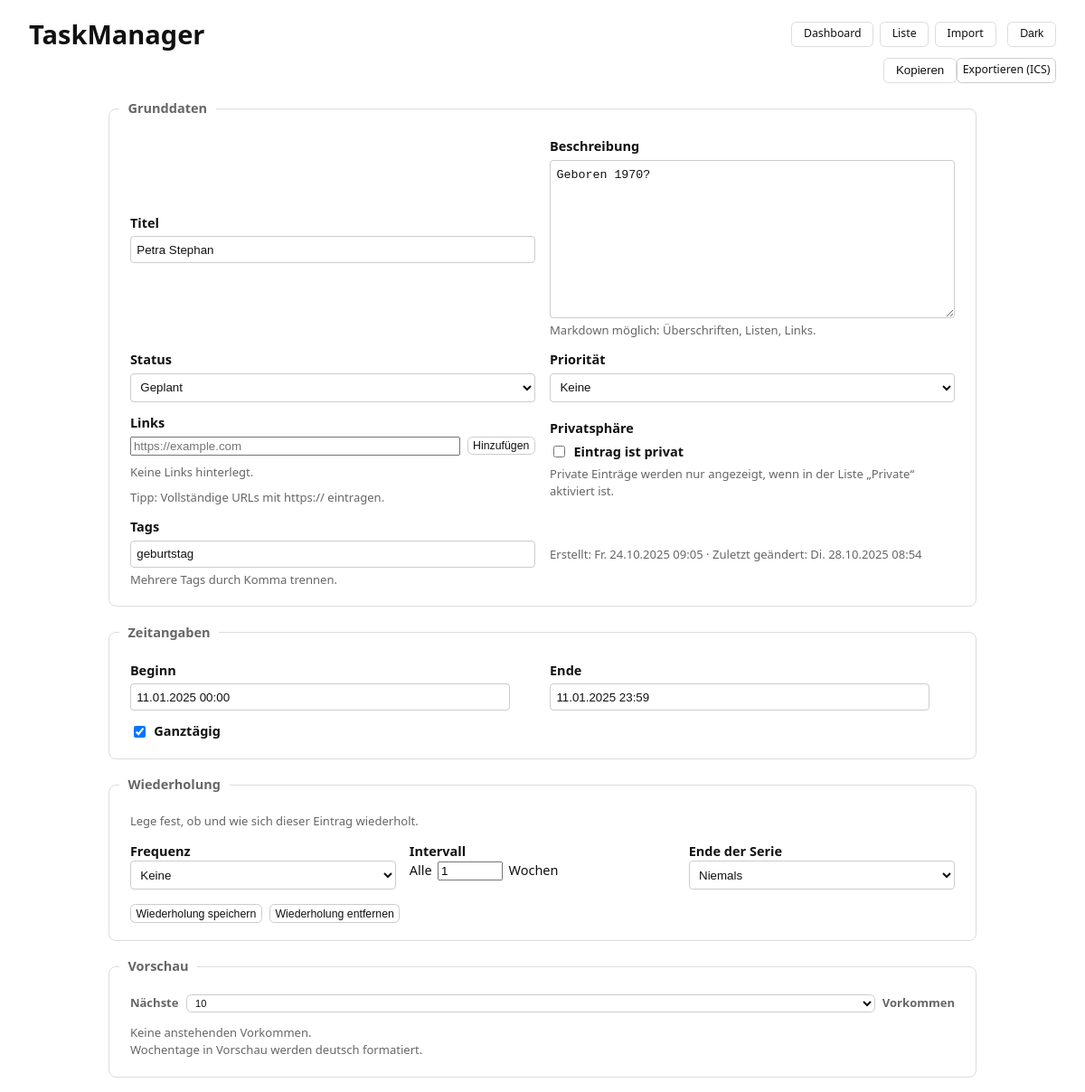
The app's page /items/9274a3dd-20fc-4a4a-9708-a2e546ae6d5e/edit with its own data.
### tables this page shows
CREATE TABLE "items" (
	"id"	TEXT,
	"type"	TEXT NOT NULL CHECK("type" IN ('task', 'appointment', 'event', 'reminder')),
	"name"	TEXT NOT NULL,
	"description"	TEXT,
	"status_key"	TEXT NOT NULL,
	"is_private"	INTEGER NOT NULL DEFAULT 0,
	"tags"	TEXT,
	"links"	TEXT,
	"start_utc"	TEXT,
	"end_utc"	TEXT,
	"due_utc"	TEXT,
	"reminder_utc"	TEXT,
	"is_all_day"	INTEGER DEFAULT 0,
	"rrule_string"	TEXT,
	"exdates"	TEXT,
	"ics_uid"	TEXT,
	"priority"	INTEGER,
	"created_utc"	TEXT,
	"last_modified_utc"	TEXT, task_planned_start_utc TEXT, task_planned_end_utc TEXT,
	PRIMARY KEY("id")
);

### web/server.py (the view)
@app.get("/items/{item_id}/edit", response_class=HTMLResponse)
def edit_item_page(
    item_id: str,
    request: Request,
    repo: DbRepository = Depends(get_repo),
    status=Depends(get_status),
):
    it = repo.get(item_id)
    if not it:
        raise HTTPException(404, "Item nicht gefunden")
    status_options = _status_options_for(status, it.type)
    if not status_options:
        status_options = [(it.status, _status_display(status, it.status))]
    rrule_line = ""
    dtstart_local = ""
    exdates_local = ""
    if getattr(it, "recurrence", None) and it.recurrence.rrule_string:
        for line in it.recurrence.rrule_string.splitlines():
            if line.startswith("DTSTART:"):
                try:
                    dt = datetime.strptime(line.split(":", 1)[1], "%Y%m%dT%H%M%SZ").replace(tzinfo=ZoneInfo("UTC"))
                    dtstart_local = format_local(dt)
                except Exception:
                    pass
            if line.startswith("RRULE:"):
                rrule_line = line.split(":", 1)[1]
    if getattr(it, "recurrence", None) and it.recurrence.exdates_utc:
        exdates_local = ", ".join(format_local(d) for d in it.recurrence.exdates_utc)
    status_color = None
    if hasattr(status, "get_definition"):
        sd = status.get_definition(it.status)
        if sd and getattr(sd, "color_light", None):
            status_color = sd.color_light
    back_qs = urlencode(list(request.query_params.multi_items()))
    resp = templates.TemplateResponse("edit.html", {
        "request": request,
        "it": it,
        "status_options": status_options,
        "dtstart_local": dtstart_local,
        "rrule_line": rrule_line,
        "exdates_local": exdates_local,
        "status_color": status_color,
        "back_qs": back_qs,
    })
    resp.headers["Cache-Control"] = "no-store, no-cache, must-revalidate, max-age=0"
    resp.headers["Pragma"] = "no-cache"
    return resp

### web/templates/edit.html (shortened to what this page needs)
{% extends "base.html" %}
{% block content %}
<div class="edit-actions" style="display:flex; justify-content:flex-end; margin:.25rem 0;">
  <button class="preview-btn"
          hx-post="/items/{{ it.id }}/copy"
          hx-swap="none"
          title="Dieses Item duplizieren">
    Kopieren
  </button>
  <a class="btn btn-xs" href="/export.ics?ids={{ it.id }}" target="_blank" rel="noopener">
    Exportieren (ICS)
    </a>
</div>
<div class="edit-container">
  <fieldset class="card">
    <legend class="card-title">Grunddaten</legend>
    <div class="card-body form-grid">
      <div class="full" style="max-width: 720px;">
        <label for="name">Titel</label>
        <input id="name" type="text" name="name" value="{{ it.name }}" placeholder="Kurzer, prägnanter Titel"
              hx-post="/items/{{ it.id }}/edit" hx-trigger="change delay:300ms"
              hx-include="#name"
              hx-swap="none">
      </div>
      <div class="full" style="max-width: 720px;">
        <label for="description">Beschreibung</label>
        <textarea id="description" name="description" placeholder="Ausführliche Beschreibung, Hinweise, Checkliste… (Markdown unterstützt)"
                  hx-post="/items/{{ it.id }}/edit" hx-trigger="change delay:400ms"
                  hx-include="#description"
                  hx-swap="none" rows="8">{{ it.description | default('') }}</textarea>
        <div class="muted">Markdown möglich: Überschriften, Listen, Links.</div>
      </div>
      <div>
        <label for="status_key">Status</label>
        <select id="status_key" name="status_key"
                hx-post="/items/{{ it.id }}/edit" hx-trigger="change"
                hx-include="#status_key"
                hx-swap="none">
          {% for key, label in status_options %}
            <option value="{{ key }}" {% if key == it.status %}selected{% endif %}>{{ label }}</option>
          {% endfor %}
        </select>
      </div>
      <div>
        <label for="priority">Priorität</label>
        <select id="priority" name="priority"
                hx-post="/items/{{ it.id }}/edit" hx-trigger="change"
                hx-include="#priority"
                hx-swap="none">
          <option value="0" {% if (it.priority or 0) == 0 %}selected{% endif %}>Keine</option>
        </select>
      </div>
      {% include "_links_block.html" with context %}
      <div>
        <label>Privatsphäre</label>
        <label class="inline">
          <input id="is_private" type="checkbox" name="is_private" value="1" {% if it.is_private %}checked{% endif %}
                hx-post="/items/{{ it.id }}/edit" hx-trigger="change"
                hx-include="#is_private"
                hx-swap="none">
          Eintrag ist privat
        </label>
        <div class="muted">Private Einträge werden nur angezeigt, wenn in der Liste „Private“ aktiviert ist.</div>
      </div>
      <div class="full" style="max-width: 720px;">
        <label for="tags">Tags</label>
        <input id="tags" type="text" name="tags" value="{{ (it.tags or []) | join(', ') }}" placeholder="z. B. Arbeit, Dringend"
              hx-post="/items/{{ it.id }}/edit" hx-trigger="change delay:300ms"
              hx-include="#tags"
              hx-swap="none">
        <div class="muted">Mehrere Tags durch Komma trennen.</div>
      </div>
      <div class="full" style="max-width: 720px; margin-top:.25rem;">
        <div class="muted">
          {% if it.created_utc %}
            Erstellt: {{ it.created_utc | format_local_short_weekday_de("%a %d.%m.%Y %H:%M") }}. {{ it.created_utc | format_local("%d.%m.%Y %H:%M") }}
          {% else %}
            Erstellt: –
          {% endif %}
          ·
          {% if it.last_modified_utc %}
            Zuletzt geändert: {{ it.last_modified_utc | format_local_short_weekday_de("%a %d.%m.%Y %H:%M") }}. {{ it.last_modified_utc | format_local("%d.%m.%Y %H:%M") }}
          {% else %}
            Zuletzt geändert: –
          {% endif %}
        </div>
      </div>
    </div>
  </fieldset>
  <fieldset class="card">
    <legend class="card-title">Zeitangaben</legend>
    <div class="card-body form-grid">
      {% if it.type == 'task' %}
        <div style="max-width: 420px;">
          <label for="due">Fällig am</label>
          <input id="due" class="fp-datetime" type="text" name="due" value="{{ it.due_utc | format_local }}"
                 placeholder="dd.mm.yyyy hh:mm"
                 hx-post="/items/{{ it.id }}/due" hx-trigger="change" hx-swap="none">
          <div class="muted">Optionales Fälligkeitsdatum.</div>
        </div>
      {% elif it.type in ('appointment','event') %}
        <div style="max-width: 420px;">
          <label for="start_local">Beginn</label>
          <input id="start_local" class="fp-datetime" type="text" name="start_local" value="{{ it.start_utc | format_local }}"
                 placeholder="dd.mm.yyyy hh:mm"
                 hx-post="/items/{{ it.id }}/start_end" hx-trigger="change"
                 hx-include="[name='start_local']" hx-target="#occ" hx-swap="innerHTML">
        </div>
        <div style="max-width: 420px;">
          <label for="end_local">Ende</label>
          <input id="end_local" class="fp-datetime" type="text" name="end_local" value="{{ it.end_utc | format_local }}"
                 placeholder="dd.mm.yyyy hh:mm"
                 hx-post="/items/{{ it.id }}/start_end" hx-trigger="change"
                 hx-include="[name='end_local']" hx-target="#occ" hx-swap="innerHTML">
        </div>
        <div class="full" style="max-width: 720px;">
          <label class="inline" title="Ganztägiger Eintrag ohne Uhrzeiten">
            <input id="is_all_day" type="checkbox" name="is_all_day" value="1" {% if it.is_all_day %}checked{% endif %}>
            Ganztägig
          </label>
        </div>
        {% set has_recur = (it.recurrence is defined and it.recurrence and (it.recurrence.rrule_string or (it.recurrence.exdates_utc or ()))) %}
      {% endif %}
    </div>
  </fieldset>
  {% if it.type in ('appointment','event','reminder') %}
  <fieldset class="card" id="recur_card"
            data-rrule="{{ it.recurrence.rrule_string if it.recurrence and it.recurrence.rrule_string else '' }}"
            style="{% if not has_recur %}display:none;{% endif %}">
    <legend class="card-title">Wiederholung</legend>
    <div class="card-body recur-grid">
      <div class="full muted">Lege fest, ob und wie sich dieser Eintrag wiederholt.</div>
      <div>
        <label for="recur_freq">Frequenz</label>
        <select id="recur_freq" name="recur_freq">
          <option value="">Keine</option>
        </select>
      </div>
      <div>
        <label for="recur_interval">Intervall</label>
        <div class="inline">
          <span>Alle</span>
          <input type="number" id="recur_interval" min="1" value="1" style="width:4.5rem">
          <span id="recur_unit">Wochen</span>
        </div>
      </div>
          {% set days = [('MO','Mo'),('TU','Di'),('WE','Mi'),('TH','Do'),('FR','Fr'),('SA','Sa'),('SU','So')] %}
      <div>
        <label for="recur_end_mode">Ende der Serie</label>
        <select id="recur_end_mode">
          <option value="NEVER">Niemals</option>
        </select>
      </div>
      <div class="full btn-row" style="margin-top:.25rem;">
        <button type="button" class="btn btn-xs" id="save_recurrence">Wiederholung speichern</button>
        <button type="button" class="btn btn-xs" id="clear_recurrence">Wiederholung entfernen</button>
      </div>
    </div>
  </fieldset>
  {% endif %}
  <fieldset class="card">
    <legend class="card-title">Vorschau</legend>
    <div class="card-body">
      {% set has_recur_preview = (it.recurrence is defined and it.recurrence and (it.recurrence.rrule_string or (it.recurrence.exdates_utc or ()))) %}
      {% if has_recur_preview %}
        <h3 class="muted" style="margin-top:0; display:flex; align-items:center; gap:.5rem;">
          Nächste
          <select id="occ-n" class="btn btn-xs" style="min-height:auto; padding:.1rem .35rem;">
            {% for k in range(1,11) %}
              <option value="{{ k }}" {% if k == 10 %}selected{% endif %}>{{ k }}</option>
            {% endfor %}
          </select>
          Vorkommen
        </h3>
        <div id="occ"
             hx-get="/items/{{ it.id }}/occurrences"
             hx-trigger="load from:#occ-n changed"
             hx-include="#occ-n"
             hx-params="*"
             data-locale="de">
          {% include "_occurrences.html" with context %}
        </div>
      {% endif %}
      <div class="muted">Wochentage in Vorschau werden deutsch formatiert.</div>
    </div>
  </fieldset>
</div>
{% endblock %}

### web/templates/base.html (shortened to what this page needs)
<!doctype html>
<html lang="de">
<head>
  <link rel="stylesheet" href="/static/style.css">
  <link rel="stylesheet" href="https://cdn.jsdelivr.net/npm/flatpickr@4.6.13/dist/flatpickr.min.css">
  <link rel="stylesheet" href="https://cdn.jsdelivr.net/npm/flatpickr@4.6.13/dist/themes/material_blue.css">
</head>
<body>
<header class="header-row" style="display:flex; justify-content:space-between; align-items:center; gap:.75rem; margin:.25rem 0 .25rem;">
  <h1 style="margin:0;">TaskManager</h1>
  <nav class="header-group" style="display:flex; gap:.4rem; align-items:center;">
    <a href="/dashboard{% set qs = request.query_params | urlencode_qs %}{% if qs %}?{{ qs }}{% endif %}" class="header-btn">Dashboard</a>
    <a href="{{ request.url_for('index') }}{% set qs2 = request.query_params | urlencode_qs %}{% if qs2 %}?{{ qs2 }}{% endif %}" class="header-btn">Liste</a>
    <a href="/import{% set qs3 = request.query_params | urlencode_qs %}{% if qs3 %}?{{ qs3 }}{% endif %}" class="header-btn">Import</a>
    <button type="button" id="themeBtn" class="header-btn" aria-label="Theme umschalten">Light</button>
  </nav>
</header>
<main>
  {% block content %}{% endblock %}
</main>
</body>
</html>

### web/templates/_links_block.html
<div class="full" id="links_block" style="max-width: 720px;">
  <label for="new_link">Links</label>
  <form hx-post="/items/{{ it.id }}/links/add"
        hx-target="#links_block"
        hx-swap="outerHTML"
        class="inline"
        style="display:flex; gap:.5rem; align-items:center; margin-bottom:.35rem;">
    <input id="new_link" type="url" name="url" placeholder="https://example.com" style="flex:1; min-width: 260px;" required>
    <button type="submit" class="btn btn-xs">Hinzufügen</button>
  </form>
  {% set LINKS = it.links or () %}
  {% if LINKS %}
    <ul class="list-plain" style="margin:.25rem 0 0 0;">
      {% for u in LINKS %}
        <li style="display:flex; align-items:center; gap:.5rem; margin:.2rem 0;">
          <a class="link" href="{{ u }}" target="_blank" rel="noopener noreferrer" style="flex:1; overflow:hidden; text-overflow:ellipsis; white-space:nowrap;">
            {{ u }}
          </a>
          <form hx-post="/items/{{ it.id }}/links/remove"
                hx-target="#links_block"
                hx-swap="outerHTML"
                style="margin:0;">
            <input type="hidden" name="url" value="{{ u }}">
            <button type="submit" class="btn btn-xs">Entfernen</button>
          </form>
        </li>
      {% endfor %}
    </ul>
  {% else %}
    <div class="muted">Keine Links hinterlegt.</div>
  {% endif %}
  <div class="muted" style="margin-top:.25rem;">Tipp: Vollständige URLs mit https:// eintragen.</div>
</div>

### web/templates/_occurrences.html (shortened to what this page needs)
{% set uniq = [] %}
{% if uniq|length == 0 %}
<div class="muted">Keine anstehenden Vorkommen.</div>
{% endif %}

### records on screen
items: name "Petra Stephan", description "Geboren 1970?", status_key "Geplant", priority "Keine", is_all_day "☑"

### other values on screen
{{ it.created_utc | format_local_short_weekday_de("%a %d.%m.%Y %H:%M") }} "Fr"
{{ it.created_utc | format_local("%d.%m.%Y %H:%M") }} "24.10.2025 09:05"
{{ it.last_modified_utc | format_local("%d.%m.%Y %H:%M") }} "28.10.2025 08:54"
form field value "10"
